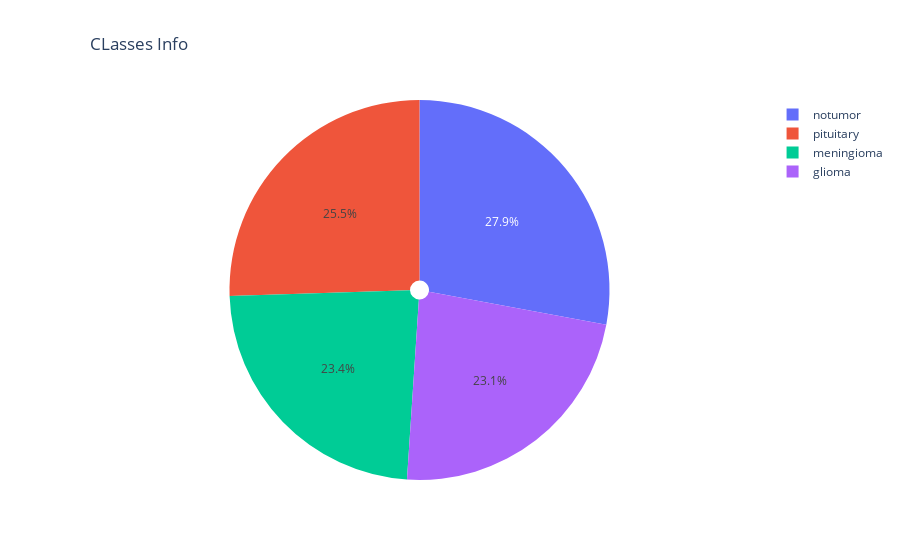

Source (notebook cell):
### Code cell
import plotly.express as px
classes_info = {}
classes = sorted(os.listdir(DATADIR))
for name in classes:
    classes_info[name] = len(os.listdir(DATADIR + f'/{name}'))
print(classes_info)
fig = px.pie(names=classes_info.keys(),values=classes_info.values(),hole=0.05,title='CLasses Info')
fig.update_layout({'title':{"x":0.1}})
fig.show()

### Figure 1 — Plotly figure (JSON) as saved in the notebook; plotly's stock layout.template omitted (floating-point values rounded to 4 significant figures)
{"data": [{"domain": {"x": [0, 1], "y": [0, 1]}, "hole": 0.05, "hovertemplate": "label=%{label}<br>value=%{value}<extra></extra>", "labels": ["glioma", "meningioma", "notumor", "pituitary"], "legendgroup": "", "name": "", "showlegend": true, "type": "pie", "values": [1321, 1339, 1595, 1457]}], "layout": {"legend": {"tracegroupgap": 0}, "title": {"text": "CLasses Info", "x": 0.1}}}
